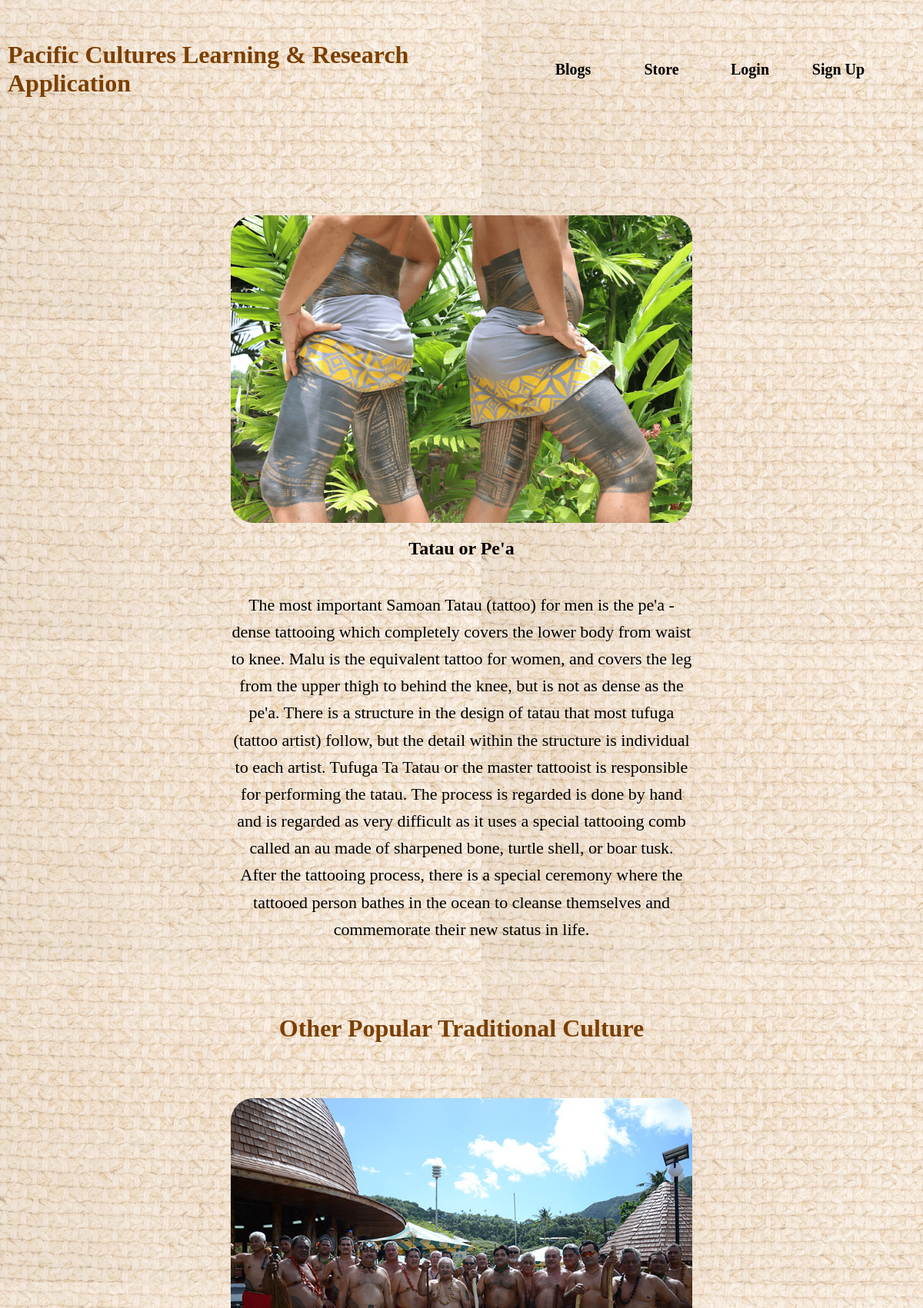
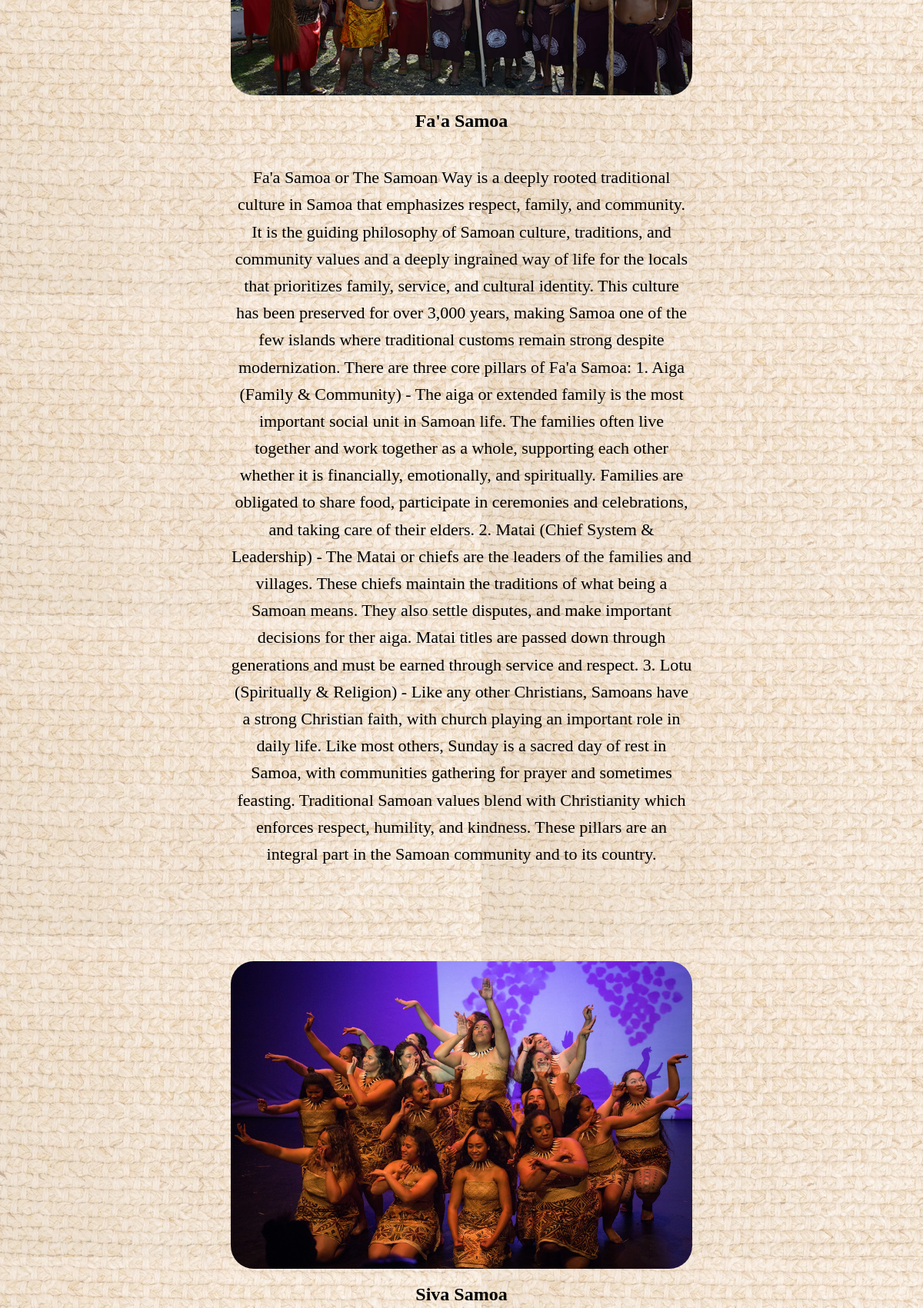
The page /dine/dines/3/ (upper part) on the database its author committed (2 pictures, top to bottom).
### dine/models.py (models this page shows, shortened)
class Dine(models.Model):
    name = models.CharField(max_length=100)
    description = models.TextField()
    features = models.TextField(max_length=100, default="No features available")
    image = models.ImageField(upload_to='dine_images/', null=True, blank=True)
    name_1 = models.CharField(max_length=100, null=True, blank=True)
    description_1 = models.TextField(null=True, blank=True)
    features_1 = models.TextField(max_length=100, default="No features available")
    image_1 = models.ImageField(upload_to='dine_images/', null=True, blank=True)
    name_2 = models.CharField(max_length=100, null=True, blank=True)
    description_2 = models.TextField(null=True, blank=True)
    features_2 = models.TextField(max_length=100, default="No features available")
    image_2 = models.ImageField(upload_to='dine_images/', null=True, blank=True)

### dine/views.py (the view)
# urls.py: path('dines/<int:pk>/', DineDetailView.as_view(), name='dine_details'),
class DineDetailView(DetailView):
    model = Dine
    template_name = "dine_details.html"

### dine/templates/dine_details.html (shortened to what this page needs)
{% extends 'base.html' %}
{% block content %}
{% if dine.image %}
    <img src="{{ dine.image.url }}" alt="{{ dine.name }} Image" class="dine-details-image"/>
{% else %}
    <p>No image available</p>
{% endif %}
<div class="dine-container-header">
    <h2>{{ dine.name }}</h2>
    <p>{{ dine.description}}</p>
</div>
<div class="home-container">
    <h1>Other Popular Traditional Culture</h1>
</div>
<img src="{{ dine.image_1.url }}" alt="{{ dine.name }} Image_1" class="dine-details-image"/>
<div class="dine-container-header">
    <h2>{{ dine.name_1 }}</h2>
    <p>{{ dine.description_1}}</p>
</div>
<img src="{{ dine.image_2.url }}" alt="{{ dine.name }} Image_2" class="dine-details-image"/>
<div class="dine-container-header">
    <h2>{{ dine.name_2 }}</h2>
</div>
{% endblock %}

### static/css/base.css (style rules this page uses)
html, body { box-sizing: border-box; margin: 0; padding: 0; }
body { position: relative; }
body::before { content: ''; position: absolute; top: 0; left: 0; right: 0; bottom: 0; background-image: url('/static/straw.jpg'); background-attachment: fixed; opacity: 0.5; z-index: -1; }
.home-container { text-align: center; }
.home-container h1 { position: relative; color: #7B3F00; font-family: 'Dancing Script', cursive; text-decoration: none; padding: 50px; }
.dine-details-image { display: block; text-align: center; margin: 0 auto; max-width: 50%; border-radius: 30px; }
.dine-container-header { text-align: center; }
.dine-container-header p { text-align: center; font-size: 22px; line-height: 1.6; display: inline-block; max-width: 50%; }

### rows shown on the page
Dine: image (picture), name "Tatau or Pe'a", description "The most important Samoan Tatau (tattoo) for men is the pe'a - dense tattooing which completely covers the lower body from waist to knee. Malu is the equivalent tattoo for women, and covers the leg from the upper thigh to behind the knee, but is not as dense as the pe'a. There is a structure in the design of tatau that most tufuga (tattoo artist) follow, but the detail within the structure is individual to each artist. Tufuga Ta Tatau or the master tattooist is responsible for performing the tatau. The process is regarded is done by hand and is regarded as very difficult as it uses a special tattooing comb called an au made of sharpened bone, turtle shell, or boar tusk. After the tattooing…", image_1 (picture), name_1 "Fa'a Samoa", description_1 "Fa'a Samoa or The Samoan Way is a deeply rooted traditional culture in Samoa that emphasizes respect, family, and community. It is the guiding philosophy of Samoan culture, traditions, and community values and a deeply ingrained way of life for the locals that prioritizes family, service, and cultural identity. This culture has been preserved for over 3,000 years, making Samoa one of the few islands where traditional customs remain strong despite modernization. There are three core pillars of Fa'a Samoa: 1. Aiga (Family & Community) - The aiga or extended family is the most important social unit in Samoan life. The families often live together and work together as a whole, supporting each…", image_2 (picture), name_2 "Siva Samoa"
